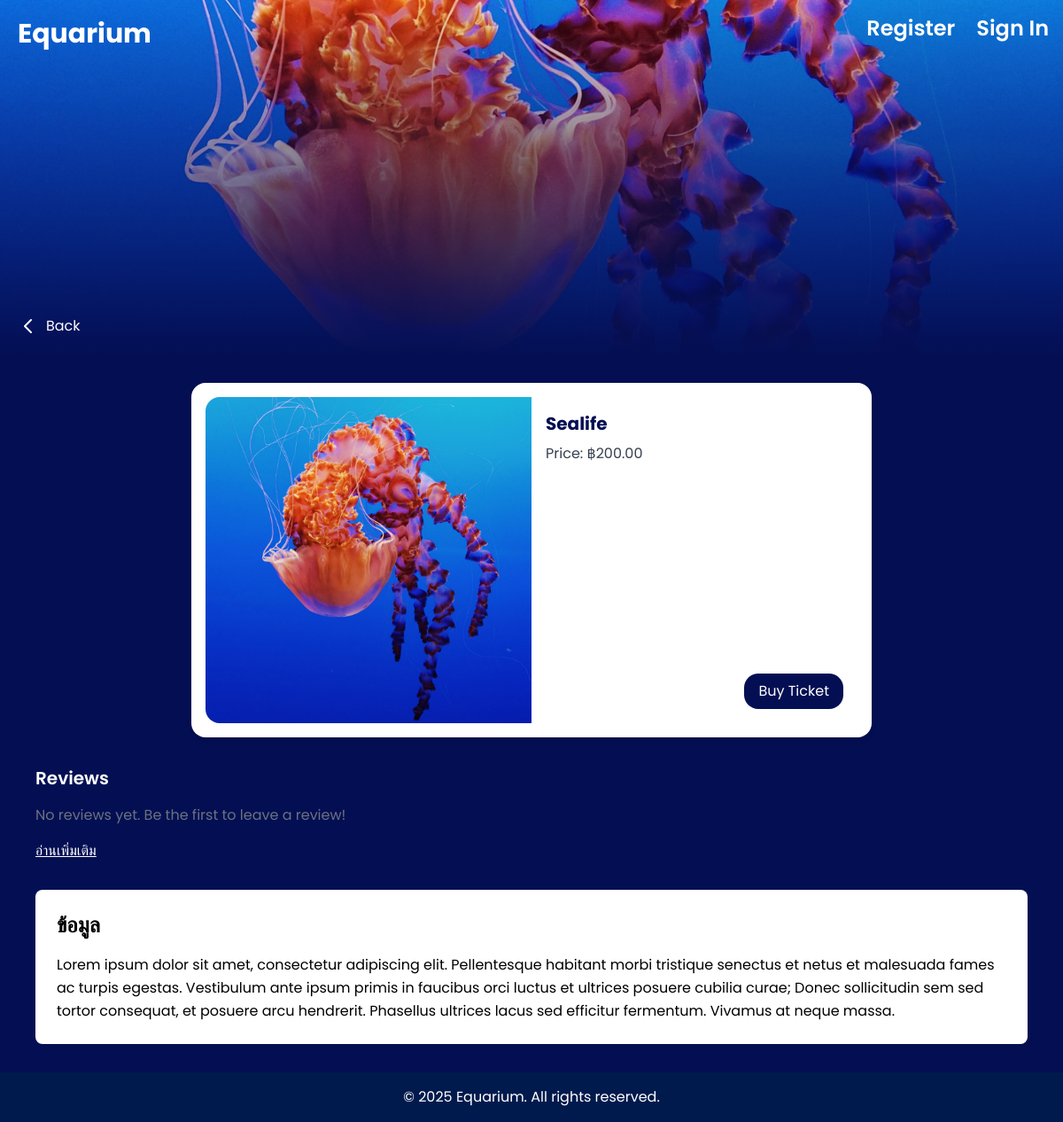
The app's page /Event/detail.php?id=10, older data.
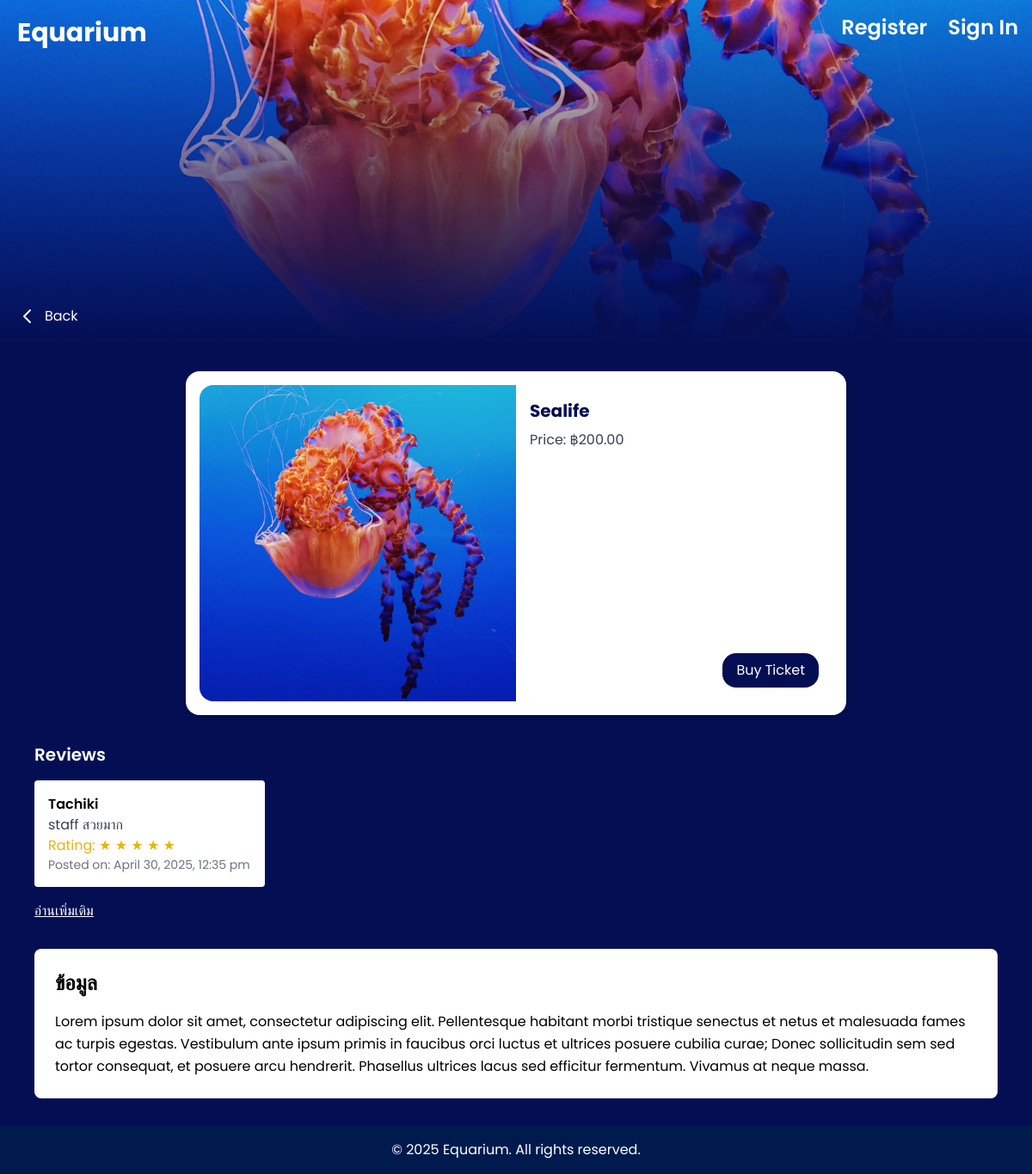
The same page, newer data.
### tables this page shows
CREATE TABLE `review` (
  `id` int(11) NOT NULL,
  `user_id` int(11) NOT NULL,
  `content` text NOT NULL,
  `rating` int(11) NOT NULL CHECK (`rating` between 1 and 5),
  `created_at` timestamp NOT NULL DEFAULT current_timestamp(),
  `event_id` int(11) DEFAULT NULL
);

CREATE TABLE `users` (
  `id` int(11) NOT NULL,
  `username` varchar(100) NOT NULL,
  `first_name` varchar(50) DEFAULT NULL,
  `last_name` varchar(50) DEFAULT NULL,
  `gender` varchar(15) DEFAULT NULL,
  `dob` date DEFAULT NULL,
  `email` varchar(150) NOT NULL,
  `password` varchar(255) NOT NULL,
  `position` char(1) NOT NULL DEFAULT 'm',
  `created_at` timestamp NOT NULL DEFAULT current_timestamp()
);

### Event/detail.php (the view, shortened to what the changed rows need)
<?php
  $conn = new mysqli("localhost", "root", "", "aquarium");
  $id = isset($_GET['id']) ? intval($_GET['id']) : 0;
  $sql = "SELECT * FROM events WHERE event_id = ?";
  $stmt = $conn->prepare($sql);
  $stmt->bind_param("i", $id);
  $stmt->execute();
  $result = $stmt->get_result();
  $event = $result->fetch_assoc();
  $review_sql = "SELECT r.content, r.rating, r.created_at, u.username
                FROM review r
                JOIN users u ON r.user_id = u.id
                WHERE r.event_id = ?
                ORDER BY r.created_at DESC";
  $review_stmt = $conn->prepare($review_sql);
  $review_stmt->bind_param("i", $id);
  $review_stmt->execute();
  $reviews_result = $review_stmt->get_result();
  $reviews = [];
  if ($reviews_result->num_rows > 0) {
      while ($review = $reviews_result->fetch_assoc()) {
          $reviews[] = $review;
      }
  } else {
      $reviews[] = null;
  }
?>
<!DOCTYPE html>
<html lang="en">
<head>
  <script src="https://cdn.tailwindcss.com"></script>
</head>
<body class="bg-mainBlue min-h-screen text-white font-poppins">
  <main class="max-w-6xl mx-auto px-4 py-8">
    <section class="bg-white text-black rounded-2xl p-4 mb-8 max-w-3xl mx-auto flex flex-col md:flex-row shadow-md">
    <div class="md:w-1/2 p-4 flex flex-col justify-between">
      <div>
        <h2 class="text-xl font-bold mb-2 text-mainBlue">
          <?php echo htmlspecialchars($event['name']); ?>
        </h2>
      </div>
      </div>
    </section>
    <section class="mb-8">
      <h3 class="text-xl font-semibold mb-4">Reviews</h3>
      <?php if (empty($reviews) || $reviews[0] === null): ?>
        <p class="text-gray-500">No reviews yet. Be the first to leave a review!</p>
      <?php else: ?>
        <div class="grid grid-cols-2 md:grid-cols-4 gap-4">
          <?php foreach ($reviews as $review): ?>
            <div class="bg-white text-black p-4 rounded">
              <p class="font-semibold"><?php echo htmlspecialchars($review['username']); ?></p>
              <p class="text-gray-700"><?php echo htmlspecialchars($review['content']); ?></p>
              <p class="text-yellow-500">Rating:
                <?php for ($i = 0; $i < $review['rating']; $i++): ?>
                  ★
                <?php endfor; ?>
              </p>
              <p class="text-gray-500 text-sm">Posted on: <?php echo date("F j, Y, g:i a", strtotime($review['created_at'])); ?></p>
            </div>
          <?php endforeach; ?>
        </div>
      <?php endif; ?>
      <div class="mt-4">
        <a href="user_review.php?id=<?php echo $event['event_id']; ?>" class="text-white underline">
        </a>
      </div>
    </section>
  </main>
</body>
</html>

Row changes from the older to the newer data that the page shows:
added review: user.username "Tachiki", content "staff สวยมาก", rating 5 (drawn), created_at "April 30, 2025, 12:35 pm"
Text that changed along with them:
text no longer shown: "No reviews yet. Be the first to leave a review!"
